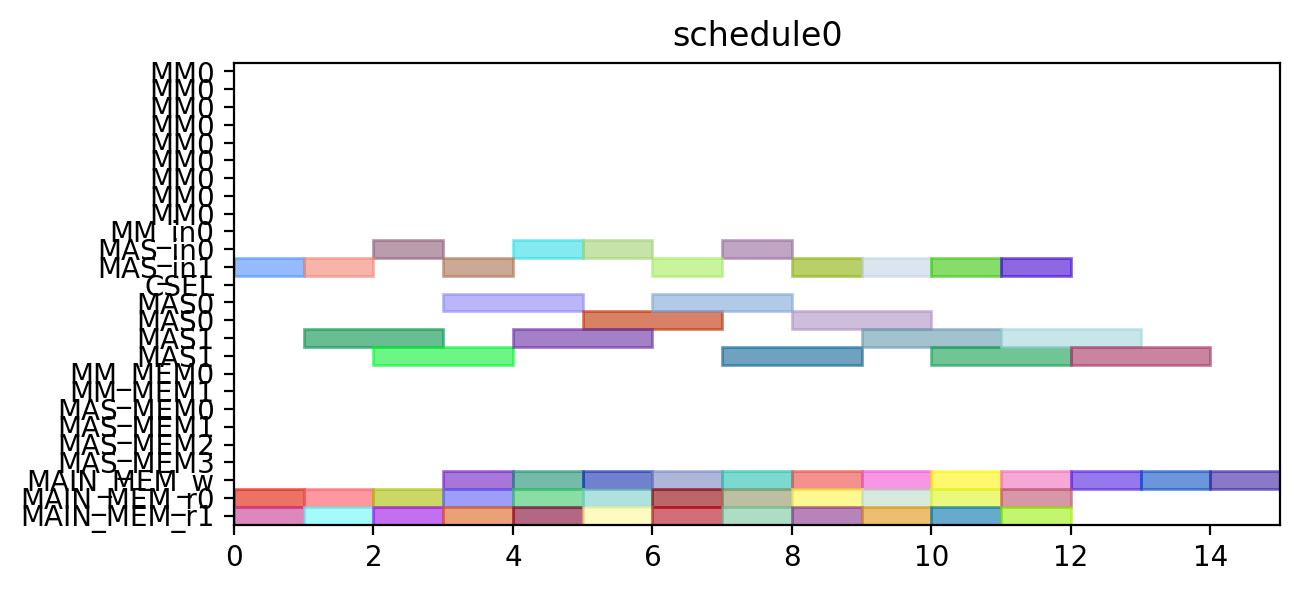

The Python source for this figure:
from pyschedule import Scenario, solvers, plotters, alt


def solve():
	horizon = 120
	S = Scenario("schedule0", horizon=horizon)

	# resource
	MM = S.Resources('MM', num=1, size=9)
	MM_in = S.Resources('MM_in', num=1)
	MAS_in = S.Resources('MAS_in', num=2)
	CSEL = S.Resource('CSEL')
	MAS = S.Resources('MAS', num=2, size=2, periods=range(1, horizon))
	MM_MEM = S.Resources('MM_MEM', num=2)
	MAS_MEM = S.Resources('MAS_MEM', num=4)
	MAIN_MEM_w = S.Resource('MAIN_MEM_w', size=1)
	MAIN_MEM_r = S.Resources('MAIN_MEM_r', num=2)

	# result of previous scheduling

	# new tasks
	c000 = S.Task('c000', length=2, delay_cost=1)
	c000 += alt(MAS)
	c000_in = S.Task('c000_in', length=1, delay_cost=1)
	c000_in += alt(MAS_in)
	S += c000_in*MAS_in[0]<=c000*MAS[0]

	S += c000_in*MAS_in[1]<=c000*MAS[1]

	S += 0<c000

	c000_w = S.Task('c000_w', length=1, delay_cost=1)
	c000_w += alt(MAIN_MEM_w)
	S += c000 <= c000_w

	c000_mem0 = S.Task('c000_mem0', length=1, delay_cost=1)
	c000_mem0 += MAIN_MEM_r[0]
	S += c000_mem0 <= c000

	c000_mem1 = S.Task('c000_mem1', length=1, delay_cost=1)
	c000_mem1 += MAIN_MEM_r[1]
	S += c000_mem1 <= c000

	c001 = S.Task('c001', length=2, delay_cost=1)
	c001 += alt(MAS)
	c001_in = S.Task('c001_in', length=1, delay_cost=1)
	c001_in += alt(MAS_in)
	S += c001_in*MAS_in[0]<=c001*MAS[0]

	S += c001_in*MAS_in[1]<=c001*MAS[1]

	S += 0<c001

	c001_w = S.Task('c001_w', length=1, delay_cost=1)
	c001_w += alt(MAIN_MEM_w)
	S += c001 <= c001_w

	c001_mem0 = S.Task('c001_mem0', length=1, delay_cost=1)
	c001_mem0 += MAIN_MEM_r[0]
	S += c001_mem0 <= c001

	c001_mem1 = S.Task('c001_mem1', length=1, delay_cost=1)
	c001_mem1 += MAIN_MEM_r[1]
	S += c001_mem1 <= c001

	c010 = S.Task('c010', length=2, delay_cost=1)
	c010 += alt(MAS)
	c010_in = S.Task('c010_in', length=1, delay_cost=1)
	c010_in += alt(MAS_in)
	S += c010_in*MAS_in[0]<=c010*MAS[0]

	S += c010_in*MAS_in[1]<=c010*MAS[1]

	S += 0<c010

	c010_w = S.Task('c010_w', length=1, delay_cost=1)
	c010_w += alt(MAIN_MEM_w)
	S += c010 <= c010_w

	c010_mem0 = S.Task('c010_mem0', length=1, delay_cost=1)
	c010_mem0 += MAIN_MEM_r[0]
	S += c010_mem0 <= c010

	c010_mem1 = S.Task('c010_mem1', length=1, delay_cost=1)
	c010_mem1 += MAIN_MEM_r[1]
	S += c010_mem1 <= c010

	c011 = S.Task('c011', length=2, delay_cost=1)
	c011 += alt(MAS)
	c011_in = S.Task('c011_in', length=1, delay_cost=1)
	c011_in += alt(MAS_in)
	S += c011_in*MAS_in[0]<=c011*MAS[0]

	S += c011_in*MAS_in[1]<=c011*MAS[1]

	S += 0<c011

	c011_w = S.Task('c011_w', length=1, delay_cost=1)
	c011_w += alt(MAIN_MEM_w)
	S += c011 <= c011_w

	c011_mem0 = S.Task('c011_mem0', length=1, delay_cost=1)
	c011_mem0 += MAIN_MEM_r[0]
	S += c011_mem0 <= c011

	c011_mem1 = S.Task('c011_mem1', length=1, delay_cost=1)
	c011_mem1 += MAIN_MEM_r[1]
	S += c011_mem1 <= c011

	c100 = S.Task('c100', length=2, delay_cost=1)
	c100 += alt(MAS)
	c100_in = S.Task('c100_in', length=1, delay_cost=1)
	c100_in += alt(MAS_in)
	S += c100_in*MAS_in[0]<=c100*MAS[0]

	S += c100_in*MAS_in[1]<=c100*MAS[1]

	S += 0<c100

	c100_w = S.Task('c100_w', length=1, delay_cost=1)
	c100_w += alt(MAIN_MEM_w)
	S += c100 <= c100_w

	c100_mem0 = S.Task('c100_mem0', length=1, delay_cost=1)
	c100_mem0 += MAIN_MEM_r[0]
	S += c100_mem0 <= c100

	c100_mem1 = S.Task('c100_mem1', length=1, delay_cost=1)
	c100_mem1 += MAIN_MEM_r[1]
	S += c100_mem1 <= c100

	c101 = S.Task('c101', length=2, delay_cost=1)
	c101 += alt(MAS)
	c101_in = S.Task('c101_in', length=1, delay_cost=1)
	c101_in += alt(MAS_in)
	S += c101_in*MAS_in[0]<=c101*MAS[0]

	S += c101_in*MAS_in[1]<=c101*MAS[1]

	S += 0<c101

	c101_w = S.Task('c101_w', length=1, delay_cost=1)
	c101_w += alt(MAIN_MEM_w)
	S += c101 <= c101_w

	c101_mem0 = S.Task('c101_mem0', length=1, delay_cost=1)
	c101_mem0 += MAIN_MEM_r[0]
	S += c101_mem0 <= c101

	c101_mem1 = S.Task('c101_mem1', length=1, delay_cost=1)
	c101_mem1 += MAIN_MEM_r[1]
	S += c101_mem1 <= c101

	c110 = S.Task('c110', length=2, delay_cost=1)
	c110 += alt(MAS)
	c110_in = S.Task('c110_in', length=1, delay_cost=1)
	c110_in += alt(MAS_in)
	S += c110_in*MAS_in[0]<=c110*MAS[0]

	S += c110_in*MAS_in[1]<=c110*MAS[1]

	S += 0<c110

	c110_w = S.Task('c110_w', length=1, delay_cost=1)
	c110_w += alt(MAIN_MEM_w)
	S += c110 <= c110_w

	c110_mem0 = S.Task('c110_mem0', length=1, delay_cost=1)
	c110_mem0 += MAIN_MEM_r[0]
	S += c110_mem0 <= c110

	c110_mem1 = S.Task('c110_mem1', length=1, delay_cost=1)
	c110_mem1 += MAIN_MEM_r[1]
	S += c110_mem1 <= c110

	c111 = S.Task('c111', length=2, delay_cost=1)
	c111 += alt(MAS)
	c111_in = S.Task('c111_in', length=1, delay_cost=1)
	c111_in += alt(MAS_in)
	S += c111_in*MAS_in[0]<=c111*MAS[0]

	S += c111_in*MAS_in[1]<=c111*MAS[1]

	S += 0<c111

	c111_w = S.Task('c111_w', length=1, delay_cost=1)
	c111_w += alt(MAIN_MEM_w)
	S += c111 <= c111_w

	c111_mem0 = S.Task('c111_mem0', length=1, delay_cost=1)
	c111_mem0 += MAIN_MEM_r[0]
	S += c111_mem0 <= c111

	c111_mem1 = S.Task('c111_mem1', length=1, delay_cost=1)
	c111_mem1 += MAIN_MEM_r[1]
	S += c111_mem1 <= c111

	c200 = S.Task('c200', length=2, delay_cost=1)
	c200 += alt(MAS)
	c200_in = S.Task('c200_in', length=1, delay_cost=1)
	c200_in += alt(MAS_in)
	S += c200_in*MAS_in[0]<=c200*MAS[0]

	S += c200_in*MAS_in[1]<=c200*MAS[1]

	S += 0<c200

	c200_w = S.Task('c200_w', length=1, delay_cost=1)
	c200_w += alt(MAIN_MEM_w)
	S += c200 <= c200_w

	c200_mem0 = S.Task('c200_mem0', length=1, delay_cost=1)
	c200_mem0 += MAIN_MEM_r[0]
	S += c200_mem0 <= c200

	c200_mem1 = S.Task('c200_mem1', length=1, delay_cost=1)
	c200_mem1 += MAIN_MEM_r[1]
	S += c200_mem1 <= c200

	c201 = S.Task('c201', length=2, delay_cost=1)
	c201 += alt(MAS)
	c201_in = S.Task('c201_in', length=1, delay_cost=1)
	c201_in += alt(MAS_in)
	S += c201_in*MAS_in[0]<=c201*MAS[0]

	S += c201_in*MAS_in[1]<=c201*MAS[1]

	S += 0<c201

	c201_w = S.Task('c201_w', length=1, delay_cost=1)
	c201_w += alt(MAIN_MEM_w)
	S += c201 <= c201_w

	c201_mem0 = S.Task('c201_mem0', length=1, delay_cost=1)
	c201_mem0 += MAIN_MEM_r[0]
	S += c201_mem0 <= c201

	c201_mem1 = S.Task('c201_mem1', length=1, delay_cost=1)
	c201_mem1 += MAIN_MEM_r[1]
	S += c201_mem1 <= c201

	c210 = S.Task('c210', length=2, delay_cost=1)
	c210 += alt(MAS)
	c210_in = S.Task('c210_in', length=1, delay_cost=1)
	c210_in += alt(MAS_in)
	S += c210_in*MAS_in[0]<=c210*MAS[0]

	S += c210_in*MAS_in[1]<=c210*MAS[1]

	S += 0<c210

	c210_w = S.Task('c210_w', length=1, delay_cost=1)
	c210_w += alt(MAIN_MEM_w)
	S += c210 <= c210_w

	c210_mem0 = S.Task('c210_mem0', length=1, delay_cost=1)
	c210_mem0 += MAIN_MEM_r[0]
	S += c210_mem0 <= c210

	c210_mem1 = S.Task('c210_mem1', length=1, delay_cost=1)
	c210_mem1 += MAIN_MEM_r[1]
	S += c210_mem1 <= c210

	c211 = S.Task('c211', length=2, delay_cost=1)
	c211 += alt(MAS)
	c211_in = S.Task('c211_in', length=1, delay_cost=1)
	c211_in += alt(MAS_in)
	S += c211_in*MAS_in[0]<=c211*MAS[0]

	S += c211_in*MAS_in[1]<=c211*MAS[1]

	S += 0<c211

	c211_w = S.Task('c211_w', length=1, delay_cost=1)
	c211_w += alt(MAIN_MEM_w)
	S += c211 <= c211_w

	c211_mem0 = S.Task('c211_mem0', length=1, delay_cost=1)
	c211_mem0 += MAIN_MEM_r[0]
	S += c211_mem0 <= c211

	c211_mem1 = S.Task('c211_mem1', length=1, delay_cost=1)
	c211_mem1 += MAIN_MEM_r[1]
	S += c211_mem1 <= c211

	solvers.mip.solve(S,msg=1,kind='CPLEX',ratio_gap=1.01)

	solution = [['hoge']*len(S.solution()[1]) for i in range(len(S.solution()))]
	for i in range(len(S.solution())):
		for j in range(len(S.solution()[i])):
			solution[i][j]=str(S.solution()[i][j])
	print(solution)

	cycles = int(solution[-1][3])

	pic_file_name = "/mnt/rose/usr1/fukuda/ABE/multiRAM_multiMAS_16mux/scheduling_result/stage9MM1_stage2MAS2/CONJ/schedule0.png"
	if(S.solution() != []):
		plotters.matplotlib.plot(S,img_filename=pic_file_name, show_task_labels=False, fig_size=(cycles*0.25+3, 3))

	return solution
